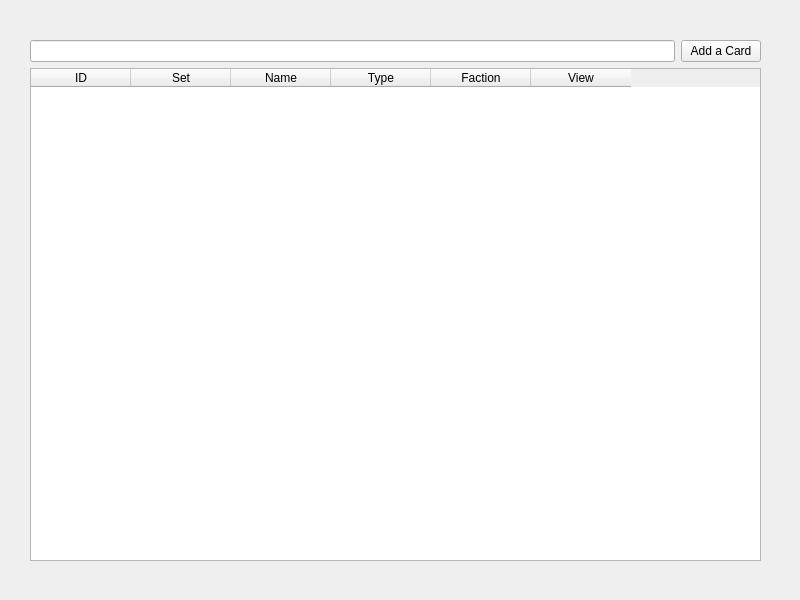
<?xml version="1.0" encoding="UTF-8"?>
<ui version="4.0">
 <class>Form</class>
 <widget class="QWidget" name="Form">
  <property name="geometry">
   <rect>
    <x>0</x>
    <y>0</y>
    <width>800</width>
    <height>600</height>
   </rect>
  </property>
  <property name="windowTitle">
   <string>Form</string>
  </property>
  <widget class="QWidget" name="layoutWidget">
   <property name="geometry">
    <rect>
     <x>30</x>
     <y>40</y>
     <width>731</width>
     <height>521</height>
    </rect>
   </property>
   <layout class="QGridLayout" name="gridLayout">
    <item row="2" column="0" colspan="2">
     <widget class="QTableWidget" name="tableWidget">
      <column>
       <property name="text">
        <string>ID</string>
       </property>
      </column>
      <column>
       <property name="text">
        <string>Set</string>
       </property>
      </column>
      <column>
       <property name="text">
        <string>Name</string>
       </property>
      </column>
      <column>
       <property name="text">
        <string>Type</string>
       </property>
      </column>
      <column>
       <property name="text">
        <string>Faction</string>
       </property>
      </column>
      <column>
       <property name="text">
        <string>View</string>
       </property>
      </column>
     </widget>
    </item>
    <item row="0" column="1">
     <widget class="QPushButton" name="addButton">
      <property name="text">
       <string>Add a Card</string>
      </property>
     </widget>
    </item>
    <item row="0" column="0">
     <widget class="QLineEdit" name="lineEdit"/>
    </item>
   </layout>
  </widget>
 </widget>
 <resources/>
 <connections/>
</ui>
